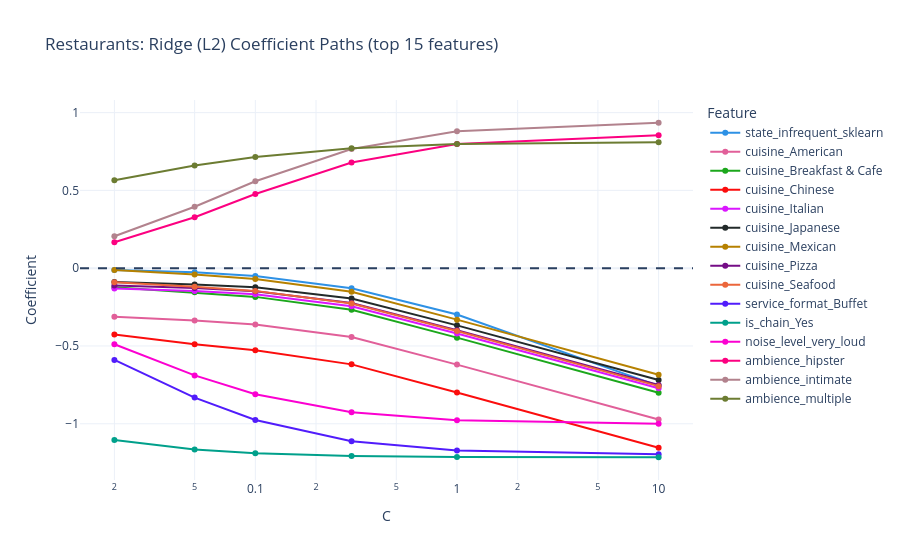
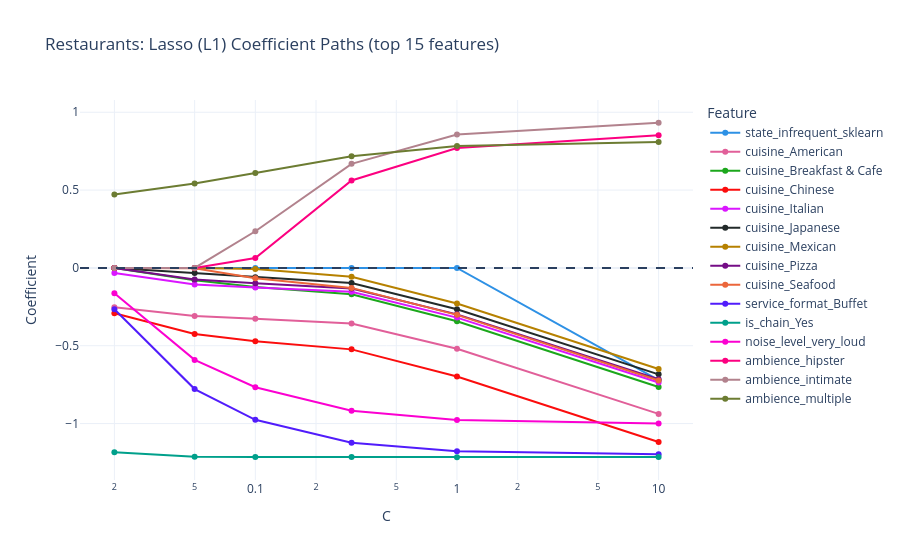

The notebook cell saved with these charts, in order:
### Code cell
C_values = [0.02, 0.05, 0.1, 0.3, 1, 10]
coef_rows, score_rows = [], []

for method in ["Ridge (L2)", "Lasso (L1)"]:
    for C in C_values:
        regularized = Pipeline([
            ("preprocess", clone(preprocess)),
            ("model", LogisticRegression(
                l1_ratio=0 if method == "Ridge (L2)" else 1,   # see note 2 about versions
                C=C, solver="liblinear", max_iter=5000, tol=1e-8, random_state=123,
            )),
        ])
        regularized.fit(X_train, y_train)

        names = regularized.named_steps["preprocess"].get_feature_names_out()
        betas = regularized.named_steps["model"].coef_[0]
        for name, beta in zip(names, betas):
            coef_rows.append({"Method": method, "C": C,
                              "Feature": name.split("__")[-1], "Coefficient": beta})

        score_rows.append({"Method": method, "C": C,
                           "Val AUC": roc_auc_score(y_val, regularized.predict_proba(X_val)[:, 1]),
                           "Nonzero coefs": int((betas != 0).sum())})

coef_paths = pd.DataFrame(coef_rows)
scores = pd.DataFrame(score_rows)
display(scores.round(4))

for method in ["Ridge (L2)", "Lasso (L1)"]:
    paths = coef_paths[coef_paths["Method"] == method]
    top = paths.groupby("Feature")["Coefficient"].apply(lambda s: s.abs().max()).nlargest(15).index
    fig = px.line(
        paths[paths["Feature"].isin(top)],
        x="C", y="Coefficient", color="Feature", markers=True, log_x=True,
        title=f"Restaurants: {method} Coefficient Paths (top 15 features)",
    )
    fig.add_hline(y=0, line_dash="dash")
    fig.show()

### Figure 1 — Plotly figure (JSON) as saved in the notebook; plotly's stock layout.template omitted (floating-point values rounded to 4 significant figures)
{"data": [{"hovertemplate": "Feature=state_infrequent_sklearn<br>C=%{x}<br>Coefficient=%{y}<extra></extra>", "legendgroup": "state_infrequent_sklearn", "line": {"color": "#2E91E5", "dash": "solid"}, "marker": {"symbol": "circle"}, "mode": "lines+markers", "name": "state_infrequent_sklearn", "orientation": "v", "showlegend": true, "type": "scatter", "x": [0.02, 0.05, 0.1, 0.3, 1.0, 10.0], "xaxis": "x", "y": [-0.01106, -0.02639, -0.05, -0.1286, -0.2975, -0.7562], "yaxis": "y"}, {"hovertemplate": "Feature=cuisine_American<br>C=%{x}<br>Coefficient=%{y}<extra></extra>", "legendgroup": "cuisine_American", "line": {"color": "#E15F99", "dash": "solid"}, "marker": {"symbol": "circle"}, "mode": "lines+markers", "name": "cuisine_American", "orientation": "v", "showlegend": true, "type": "scatter", "x": [0.02, 0.05, 0.1, 0.3, 1.0, 10.0], "xaxis": "x", "y": [-0.3118, -0.336, -0.3616, -0.4422, -0.6197, -0.973], "yaxis": "y"}, {"hovertemplate": "Feature=cuisine_Breakfast & Cafe<br>C=%{x}<br>Coefficient=%{y}<extra></extra>", "legendgroup": "cuisine_Breakfast & Cafe", "line": {"color": "#1CA71C", "dash": "solid"}, "marker": {"symbol": "circle"}, "mode": "lines+markers", "name": "cuisine_Breakfast & Cafe", "orientation": "v", "showlegend": true, "type": "scatter", "x": [0.02, 0.05, 0.1, 0.3, 1.0, 10.0], "xaxis": "x", "y": [-0.1226, -0.1554, -0.1845, -0.2677, -0.4464, -0.8008], "yaxis": "y"}, {"hovertemplate": "Feature=cuisine_Chinese<br>C=%{x}<br>Coefficient=%{y}<extra></extra>", "legendgroup": "cuisine_Chinese", "line": {"color": "#FB0D0D", "dash": "solid"}, "marker": {"symbol": "circle"}, "mode": "lines+markers", "name": "cuisine_Chinese", "orientation": "v", "showlegend": true, "type": "scatter", "x": [0.02, 0.05, 0.1, 0.3, 1.0, 10.0], "xaxis": "x", "y": [-0.4262, -0.4882, -0.5279, -0.6182, -0.799, -1.154], "yaxis": "y"}, {"hovertemplate": "Feature=cuisine_Italian<br>C=%{x}<br>Coefficient=%{y}<extra></extra>", "legendgroup": "cuisine_Italian", "line": {"color": "#DA16FF", "dash": "solid"}, "marker": {"symbol": "circle"}, "mode": "lines+markers", "name": "cuisine_Italian", "orientation": "v", "showlegend": true, "type": "scatter", "x": [0.02, 0.05, 0.1, 0.3, 1.0, 10.0], "xaxis": "x", "y": [-0.13, -0.1472, -0.1682, -0.2442, -0.4194, -0.7716], "yaxis": "y"}, {"hovertemplate": "Feature=cuisine_Japanese<br>C=%{x}<br>Coefficient=%{y}<extra></extra>", "legendgroup": "cuisine_Japanese", "line": {"color": "#222A2A", "dash": "solid"}, "marker": {"symbol": "circle"}, "mode": "lines+markers", "name": "cuisine_Japanese", "orientation": "v", "showlegend": true, "type": "scatter", "x": [0.02, 0.05, 0.1, 0.3, 1.0, 10.0], "xaxis": "x", "y": [-0.08835, -0.1045, -0.1226, -0.1944, -0.3675, -0.719], "yaxis": "y"}, {"hovertemplate": "Feature=cuisine_Mexican<br>C=%{x}<br>Coefficient=%{y}<extra></extra>", "legendgroup": "cuisine_Mexican", "line": {"color": "#B68100", "dash": "solid"}, "marker": {"symbol": "circle"}, "mode": "lines+markers", "name": "cuisine_Mexican", "orientation": "v", "showlegend": true, "type": "scatter", "x": [0.02, 0.05, 0.1, 0.3, 1.0, 10.0], "xaxis": "x", "y": [-0.0116, -0.04055, -0.06895, -0.1521, -0.3307, -0.6847], "yaxis": "y"}, {"hovertemplate": "Feature=cuisine_Pizza<br>C=%{x}<br>Coefficient=%{y}<extra></extra>", "legendgroup": "cuisine_Pizza", "line": {"color": "#750D86", "dash": "solid"}, "marker": {"symbol": "circle"}, "mode": "lines+markers", "name": "cuisine_Pizza", "orientation": "v", "showlegend": true, "type": "scatter", "x": [0.02, 0.05, 0.1, 0.3, 1.0, 10.0], "xaxis": "x", "y": [-0.1105, -0.1271, -0.1479, -0.2238, -0.3988, -0.7507], "yaxis": "y"}, {"hovertemplate": "Feature=cuisine_Seafood<br>C=%{x}<br>Coefficient=%{y}<extra></extra>", "legendgroup": "cuisine_Seafood", "line": {"color": "#EB663B", "dash": "solid"}, "marker": {"symbol": "circle"}, "mode": "lines+markers", "name": "cuisine_Seafood", "orientation": "v", "showlegend": true, "type": "scatter", "x": [0.02, 0.05, 0.1, 0.3, 1.0, 10.0], "xaxis": "x", "y": [-0.09026, -0.1191, -0.1459, -0.2265, -0.404, -0.7582], "yaxis": "y"}, {"hovertemplate": "Feature=service_format_Buffet<br>C=%{x}<br>Coefficient=%{y}<extra></extra>", "legendgroup": "service_format_Buffet", "line": {"color": "#511CFB", "dash": "solid"}, "marker": {"symbol": "circle"}, "mode": "lines+markers", "name": "service_format_Buffet", "orientation": "v", "showlegend": true, "type": "scatter", "x": [0.02, 0.05, 0.1, 0.3, 1.0, 10.0], "xaxis": "x", "y": [-0.5894, -0.832, -0.976, -1.113, -1.172, -1.196], "yaxis": "y"}, {"hovertemplate": "Feature=is_chain_Yes<br>C=%{x}<br>Coefficient=%{y}<extra></extra>", "legendgroup": "is_chain_Yes", "line": {"color": "#00A08B", "dash": "solid"}, "marker": {"symbol": "circle"}, "mode": "lines+markers", "name": "is_chain_Yes", "orientation": "v", "showlegend": true, "type": "scatter", "x": [0.02, 0.05, 0.1, 0.3, 1.0, 10.0], "xaxis": "x", "y": [-1.105, -1.166, -1.19, -1.207, -1.214, -1.215], "yaxis": "y"}, {"hovertemplate": "Feature=noise_level_very_loud<br>C=%{x}<br>Coefficient=%{y}<extra></extra>", "legendgroup": "noise_level_very_loud", "line": {"color": "#FB00D1", "dash": "solid"}, "marker": {"symbol": "circle"}, "mode": "lines+markers", "name": "noise_level_very_loud", "orientation": "v", "showlegend": true, "type": "scatter", "x": [0.02, 0.05, 0.1, 0.3, 1.0, 10.0], "xaxis": "x", "y": [-0.4892, -0.6891, -0.8098, -0.9257, -0.9775, -0.9999], "yaxis": "y"}, {"hovertemplate": "Feature=ambience_hipster<br>C=%{x}<br>Coefficient=%{y}<extra></extra>", "legendgroup": "ambience_hipster", "line": {"color": "#FC0080", "dash": "solid"}, "marker": {"symbol": "circle"}, "mode": "lines+markers", "name": "ambience_hipster", "orientation": "v", "showlegend": true, "type": "scatter", "x": [0.02, 0.05, 0.1, 0.3, 1.0, 10.0], "xaxis": "x", "y": [0.1666, 0.3278, 0.477, 0.6796, 0.7976, 0.8548], "yaxis": "y"}, {"hovertemplate": "Feature=ambience_intimate<br>C=%{x}<br>Coefficient=%{y}<extra></extra>", "legendgroup": "ambience_intimate", "line": {"color": "#B2828D", "dash": "solid"}, "marker": {"symbol": "circle"}, "mode": "lines+markers", "name": "ambience_intimate", "orientation": "v", "showlegend": true, "type": "scatter", "x": [0.02, 0.05, 0.1, 0.3, 1.0, 10.0], "xaxis": "x", "y": [0.2051, 0.395, 0.5588, 0.7664, 0.8808, 0.9348], "yaxis": "y"}, {"hovertemplate": "Feature=ambience_multiple<br>C=%{x}<br>Coefficient=%{y}<extra></extra>", "legendgroup": "ambience_multiple", "line": {"color": "#6C7C32", "dash": "solid"}, "marker": {"symbol": "circle"}, "mode": "lines+markers", "name": "ambience_multiple", "orientation": "v", "showlegend": true, "type": "scatter", "x": [0.02, 0.05, 0.1, 0.3, 1.0, 10.0], "xaxis": "x", "y": [0.5648, 0.6596, 0.7152, 0.7715, 0.7985, 0.8101], "yaxis": "y"}], "layout": {"legend": {"title": {"text": "Feature"}, "tracegroupgap": 0}, "shapes": [{"line": {"dash": "dash"}, "type": "line", "x0": 0, "x1": 1, "xref": "x domain", "y0": 0, "y1": 0, "yref": "y"}], "title": {"text": "Restaurants: Ridge (L2) Coefficient Paths (top 15 features)"}, "xaxis": {"anchor": "y", "domain": [0, 1], "title": {"text": "C"}, "type": "log"}, "yaxis": {"anchor": "x", "domain": [0, 1], "title": {"text": "Coefficient"}}}}

### Figure 2 — Plotly figure (JSON) as saved in the notebook; plotly's stock layout.template omitted (floating-point values rounded to 4 significant figures)
{"data": [{"hovertemplate": "Feature=state_infrequent_sklearn<br>C=%{x}<br>Coefficient=%{y}<extra></extra>", "legendgroup": "state_infrequent_sklearn", "line": {"color": "#2E91E5", "dash": "solid"}, "marker": {"symbol": "circle"}, "mode": "lines+markers", "name": "state_infrequent_sklearn", "orientation": "v", "showlegend": true, "type": "scatter", "x": [0.02, 0.05, 0.1, 0.3, 1.0, 10.0], "xaxis": "x", "y": [0.0, 0.0, 0.0, 0.0, 0.0, -0.7216], "yaxis": "y"}, {"hovertemplate": "Feature=cuisine_American<br>C=%{x}<br>Coefficient=%{y}<extra></extra>", "legendgroup": "cuisine_American", "line": {"color": "#E15F99", "dash": "solid"}, "marker": {"symbol": "circle"}, "mode": "lines+markers", "name": "cuisine_American", "orientation": "v", "showlegend": true, "type": "scatter", "x": [0.02, 0.05, 0.1, 0.3, 1.0, 10.0], "xaxis": "x", "y": [-0.2523, -0.3092, -0.3262, -0.3566, -0.5195, -0.938], "yaxis": "y"}, {"hovertemplate": "Feature=cuisine_Breakfast & Cafe<br>C=%{x}<br>Coefficient=%{y}<extra></extra>", "legendgroup": "cuisine_Breakfast & Cafe", "line": {"color": "#1CA71C", "dash": "solid"}, "marker": {"symbol": "circle"}, "mode": "lines+markers", "name": "cuisine_Breakfast & Cafe", "orientation": "v", "showlegend": true, "type": "scatter", "x": [0.02, 0.05, 0.1, 0.3, 1.0, 10.0], "xaxis": "x", "y": [0.0, -0.07943, -0.1219, -0.1698, -0.3429, -0.7654], "yaxis": "y"}, {"hovertemplate": "Feature=cuisine_Chinese<br>C=%{x}<br>Coefficient=%{y}<extra></extra>", "legendgroup": "cuisine_Chinese", "line": {"color": "#FB0D0D", "dash": "solid"}, "marker": {"symbol": "circle"}, "mode": "lines+markers", "name": "cuisine_Chinese", "orientation": "v", "showlegend": true, "type": "scatter", "x": [0.02, 0.05, 0.1, 0.3, 1.0, 10.0], "xaxis": "x", "y": [-0.2914, -0.4243, -0.4709, -0.5234, -0.698, -1.119], "yaxis": "y"}, {"hovertemplate": "Feature=cuisine_Italian<br>C=%{x}<br>Coefficient=%{y}<extra></extra>", "legendgroup": "cuisine_Italian", "line": {"color": "#DA16FF", "dash": "solid"}, "marker": {"symbol": "circle"}, "mode": "lines+markers", "name": "cuisine_Italian", "orientation": "v", "showlegend": true, "type": "scatter", "x": [0.02, 0.05, 0.1, 0.3, 1.0, 10.0], "xaxis": "x", "y": [-0.03263, -0.1071, -0.1262, -0.1536, -0.3193, -0.7365], "yaxis": "y"}, {"hovertemplate": "Feature=cuisine_Japanese<br>C=%{x}<br>Coefficient=%{y}<extra></extra>", "legendgroup": "cuisine_Japanese", "line": {"color": "#222A2A", "dash": "solid"}, "marker": {"symbol": "circle"}, "mode": "lines+markers", "name": "cuisine_Japanese", "orientation": "v", "showlegend": true, "type": "scatter", "x": [0.02, 0.05, 0.1, 0.3, 1.0, 10.0], "xaxis": "x", "y": [0.0, -0.03252, -0.06003, -0.09659, -0.2653, -0.6838], "yaxis": "y"}, {"hovertemplate": "Feature=cuisine_Mexican<br>C=%{x}<br>Coefficient=%{y}<extra></extra>", "legendgroup": "cuisine_Mexican", "line": {"color": "#B68100", "dash": "solid"}, "marker": {"symbol": "circle"}, "mode": "lines+markers", "name": "cuisine_Mexican", "orientation": "v", "showlegend": true, "type": "scatter", "x": [0.02, 0.05, 0.1, 0.3, 1.0, 10.0], "xaxis": "x", "y": [0.0, 0.0, -0.007796, -0.0573, -0.2287, -0.6495], "yaxis": "y"}, {"hovertemplate": "Feature=cuisine_Pizza<br>C=%{x}<br>Coefficient=%{y}<extra></extra>", "legendgroup": "cuisine_Pizza", "line": {"color": "#750D86", "dash": "solid"}, "marker": {"symbol": "circle"}, "mode": "lines+markers", "name": "cuisine_Pizza", "orientation": "v", "showlegend": true, "type": "scatter", "x": [0.02, 0.05, 0.1, 0.3, 1.0, 10.0], "xaxis": "x", "y": [0.0, -0.07411, -0.09918, -0.1323, -0.2985, -0.7157], "yaxis": "y"}, {"hovertemplate": "Feature=cuisine_Seafood<br>C=%{x}<br>Coefficient=%{y}<extra></extra>", "legendgroup": "cuisine_Seafood", "line": {"color": "#EB663B", "dash": "solid"}, "marker": {"symbol": "circle"}, "mode": "lines+markers", "name": "cuisine_Seafood", "orientation": "v", "showlegend": true, "type": "scatter", "x": [0.02, 0.05, 0.1, 0.3, 1.0, 10.0], "xaxis": "x", "y": [0.0, -0.001542, -0.06705, -0.1284, -0.3016, -0.7231], "yaxis": "y"}, {"hovertemplate": "Feature=service_format_Buffet<br>C=%{x}<br>Coefficient=%{y}<extra></extra>", "legendgroup": "service_format_Buffet", "line": {"color": "#511CFB", "dash": "solid"}, "marker": {"symbol": "circle"}, "mode": "lines+markers", "name": "service_format_Buffet", "orientation": "v", "showlegend": true, "type": "scatter", "x": [0.02, 0.05, 0.1, 0.3, 1.0, 10.0], "xaxis": "x", "y": [-0.2654, -0.7785, -0.9758, -1.123, -1.178, -1.197], "yaxis": "y"}, {"hovertemplate": "Feature=is_chain_Yes<br>C=%{x}<br>Coefficient=%{y}<extra></extra>", "legendgroup": "is_chain_Yes", "line": {"color": "#00A08B", "dash": "solid"}, "marker": {"symbol": "circle"}, "mode": "lines+markers", "name": "is_chain_Yes", "orientation": "v", "showlegend": true, "type": "scatter", "x": [0.02, 0.05, 0.1, 0.3, 1.0, 10.0], "xaxis": "x", "y": [-1.184, -1.214, -1.214, -1.215, -1.217, -1.216], "yaxis": "y"}, {"hovertemplate": "Feature=noise_level_very_loud<br>C=%{x}<br>Coefficient=%{y}<extra></extra>", "legendgroup": "noise_level_very_loud", "line": {"color": "#FB00D1", "dash": "solid"}, "marker": {"symbol": "circle"}, "mode": "lines+markers", "name": "noise_level_very_loud", "orientation": "v", "showlegend": true, "type": "scatter", "x": [0.02, 0.05, 0.1, 0.3, 1.0, 10.0], "xaxis": "x", "y": [-0.1631, -0.5909, -0.7669, -0.9182, -0.9766, -0.9999], "yaxis": "y"}, {"hovertemplate": "Feature=ambience_hipster<br>C=%{x}<br>Coefficient=%{y}<extra></extra>", "legendgroup": "ambience_hipster", "line": {"color": "#FC0080", "dash": "solid"}, "marker": {"symbol": "circle"}, "mode": "lines+markers", "name": "ambience_hipster", "orientation": "v", "showlegend": true, "type": "scatter", "x": [0.02, 0.05, 0.1, 0.3, 1.0, 10.0], "xaxis": "x", "y": [0.0, 0.0, 0.06404, 0.5615, 0.7704, 0.8524], "yaxis": "y"}, {"hovertemplate": "Feature=ambience_intimate<br>C=%{x}<br>Coefficient=%{y}<extra></extra>", "legendgroup": "ambience_intimate", "line": {"color": "#B2828D", "dash": "solid"}, "marker": {"symbol": "circle"}, "mode": "lines+markers", "name": "ambience_intimate", "orientation": "v", "showlegend": true, "type": "scatter", "x": [0.02, 0.05, 0.1, 0.3, 1.0, 10.0], "xaxis": "x", "y": [0.0, 0.0, 0.2356, 0.6687, 0.8574, 0.9327], "yaxis": "y"}, {"hovertemplate": "Feature=ambience_multiple<br>C=%{x}<br>Coefficient=%{y}<extra></extra>", "legendgroup": "ambience_multiple", "line": {"color": "#6C7C32", "dash": "solid"}, "marker": {"symbol": "circle"}, "mode": "lines+markers", "name": "ambience_multiple", "orientation": "v", "showlegend": true, "type": "scatter", "x": [0.02, 0.05, 0.1, 0.3, 1.0, 10.0], "xaxis": "x", "y": [0.4711, 0.5423, 0.6094, 0.7179, 0.7835, 0.8086], "yaxis": "y"}], "layout": {"legend": {"title": {"text": "Feature"}, "tracegroupgap": 0}, "shapes": [{"line": {"dash": "dash"}, "type": "line", "x0": 0, "x1": 1, "xref": "x domain", "y0": 0, "y1": 0, "yref": "y"}], "title": {"text": "Restaurants: Lasso (L1) Coefficient Paths (top 15 features)"}, "xaxis": {"anchor": "y", "domain": [0, 1], "title": {"text": "C"}, "type": "log"}, "yaxis": {"anchor": "x", "domain": [0, 1], "title": {"text": "Coefficient"}}}}
